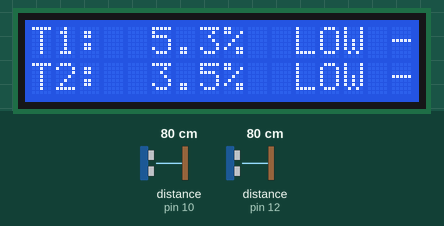
This sketch was run on a simulated Arduino Uno, built with avr-gcc and run on an emulated ATmega328P. Parts: 16×2 character LCD. Wiring (inferred from the names in the program): 2 × ultrasonic range finder: trigger pin 9, echo pin 10 / trigger pin 11, echo pin 12. Inputs (shaded band) come from the test bench; at power-on: distance to the obstacle (sensors on pin 12, pin 10) 80 cm. The echo pulse lasts 58.3 µs per cm.

Above: at 1.2 s.
1.3 s: distance to the obstacle (sensor on pin 12) set to 2 cm
At 5.1 s:
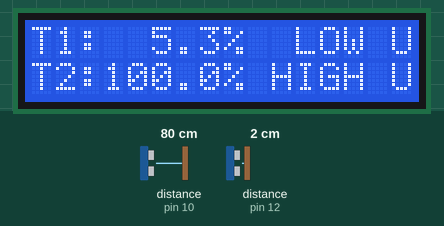
5.4 s: distance to the obstacle (sensor on pin 10) set to 2 cm
At 7.3 s:
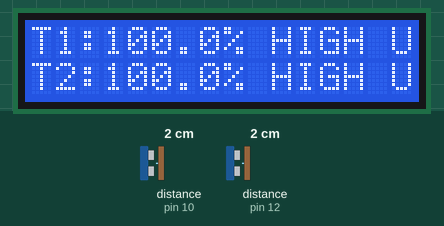
7.6 s: distance to the obstacle (sensor on pin 10) set to 60 cm
At 8.5 s:
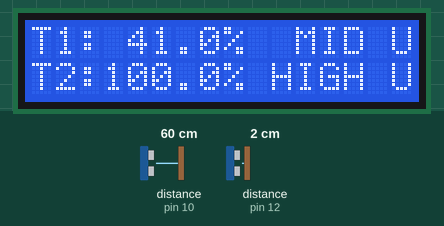
9.6 s: distance to the obstacle (sensor on pin 12) set to 18 cm
11.7 s: distance to the obstacle (sensor on pin 10) set to 4 cm
At 13.3 s:
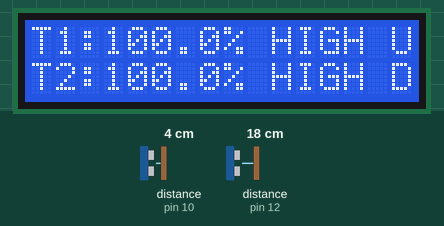
13.7 s: distance to the obstacle (sensor on pin 12) set to 60 cm
At 15.6 s:
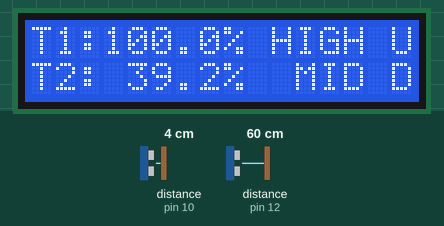
Timing chart, 0 to 17.1 s (numbered marks = the images above; inputs shaded):
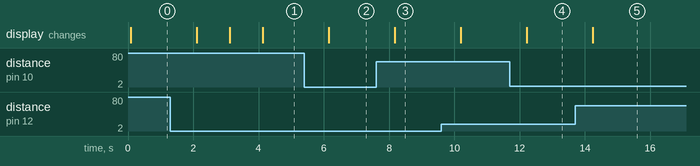

Measured:
- after the input at 1.3 s, the display: first changes after 0.81 s (image 1 shows a later state)
- after the input at 5.4 s, the display: changes after 0.76 s (image 2)
- after the input at 7.6 s, the display: changes after 0.58 s (image 3)
- after the input at 11.7 s, the display: changes after 0.53 s (image 4)
- after the input at 13.7 s, the display: changes after 0.55 s (image 5)

The sketch:

arduino-water-level.ino
```cpp
#include <LiquidCrystal.h>

LiquidCrystal lcd(1, 2, 4, 5, 6, 7);

const int trigPinT1 = 9;
const int echoPinT1 = 10;

const int trigPinT2 = 11;
const int echoPinT2 = 12;

const int heightTank_1 = 56, bufferTank_1 = 27;
const int heightTank_2 = 56, bufferTank_2 = 26;

const int minTank_1 = 56, maxTank_1 = 26;
const int minTank_2 = 56, maxTank_2 = 26;

double durationT1, pastDataT1 = 0, pastAvgT1 = 0;
double durationT2, pastDataT2 = 0, pastAvgT2 = 0;
float fillPercTank_1, fillPercTank_2;
int distanceCmT1, distanceCmT2, loopCount = 0;

void setup() {
  lcd.begin(16, 2);
  pinMode(trigPinT1, OUTPUT);
  pinMode(echoPinT1, INPUT);
  pinMode(trigPinT2, OUTPUT);
  pinMode(echoPinT2, INPUT);
//  Serial.begin(9600);
}

void loop() {
  loopCount++;
  // Tank 1
  digitalWrite(trigPinT1, LOW);
  delayMicroseconds(2);

  digitalWrite(trigPinT1, HIGH);
  delayMicroseconds(10);
  digitalWrite(trigPinT1, LOW);

  durationT1 = pulseIn(echoPinT1, HIGH);
  distanceCmT1 = durationT1 * 0.0348 / 2;
  if (distanceCmT1 % 2 != 0) { // we need to lower the precision in order not to fluctuate the output percentage value
    distanceCmT1++;
  }
//  Serial.println(distanceCmT1);
  fillPercTank_1 = ((heightTank_1 + bufferTank_1 - distanceCmT1) * 100.0 / (heightTank_1 * 1.0));

  // Limit the range 0-100
  if (fillPercTank_1 < 0) {
    fillPercTank_1 = 0;
  } else if (fillPercTank_1 > 100) {
    fillPercTank_1 = 100;
  }

  // Tank 2
  digitalWrite(trigPinT2, LOW);
  delayMicroseconds(2);

  digitalWrite(trigPinT2, HIGH);
  delayMicroseconds(10);
  digitalWrite(trigPinT2, LOW);

  durationT2 = pulseIn(echoPinT2, HIGH);
  distanceCmT2 = durationT2 * 0.0348 / 2;
  if (distanceCmT2 % 2 != 0) { // we need to lower the precision in order not to fluctuate the output percentage value
    distanceCmT2++;
  }
  fillPercTank_2 = ((heightTank_2 + bufferTank_2 - distanceCmT2) * 100.0 / (heightTank_2 * 1.0));

// Limit the range 0-100
  if (fillPercTank_2 < 0) {
    fillPercTank_2 = 0;
  } else if (fillPercTank_2 > 100) {
    fillPercTank_2 = 100;
  }

  lcd.clear();
  lcd.setCursor(0, 0);

  char displayString[16] = "";
  sprintf(displayString, "T1:%3d.%d", (int)fillPercTank_1, int(fillPercTank_1 * 10) % 10);
  lcd.print(displayString);
  lcd.print("% ");

  if (fillPercTank_1 < 25) {
    lcd.print(" LOW");
  } else if (fillPercTank_1 < 70) {
    lcd.print(" MID");
  } else {
    lcd.print("HIGH");
  }

  pastDataT1 += distanceCmT1;
  pastAvgT1 = pastDataT1 / loopCount;

  if (pastAvgT1 > distanceCmT1) {
    lcd.print(" U");
  } else if (pastAvgT1 < distanceCmT1) {
    lcd.print(" D");
  } else {
    lcd.print(" -");
  }

  lcd.setCursor(0, 1);

  char displayStringT2[16] = "";
  sprintf(displayStringT2, "T2:%3d.%d", (int)fillPercTank_2, int(fillPercTank_2 * 10) % 10);
  lcd.print(displayStringT2);
  lcd.print("% ");

  if (fillPercTank_2 < 25) {
    lcd.print(" LOW");
  } else if (fillPercTank_2 < 70) {
    lcd.print(" MID");
  } else {
    lcd.print("HIGH");
  }

  pastDataT2 += distanceCmT2;
  pastAvgT2 = pastDataT2 / loopCount;

  if (pastAvgT2 > distanceCmT2) {
    lcd.print(" U");
  } else if (pastAvgT2 < distanceCmT2) {
    lcd.print(" D");
  } else {
    lcd.print(" -");
  }

  delay(1000); // No need to update the LCD in very high frequency
  if (loopCount >= 60) {
    loopCount = 0;
    pastDataT1 = 0;
    pastDataT2 = 0;
  }
}
```
